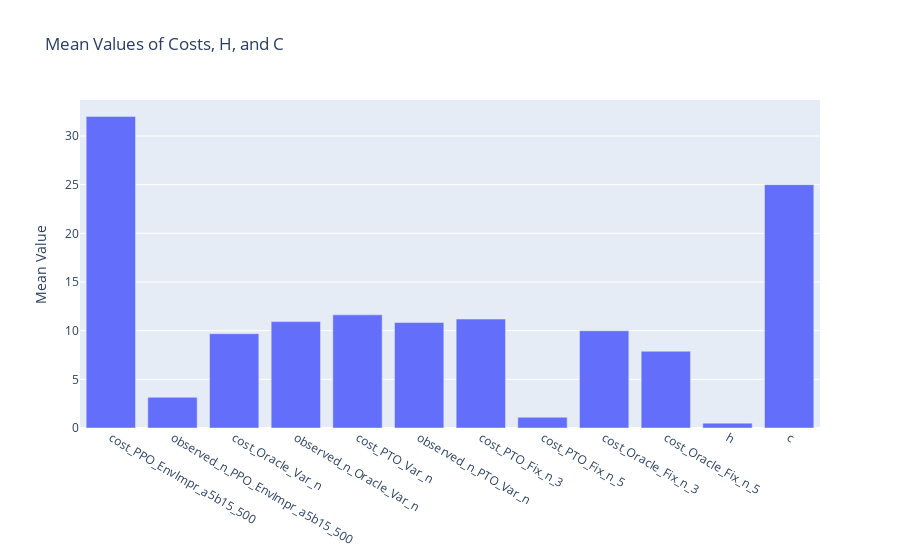
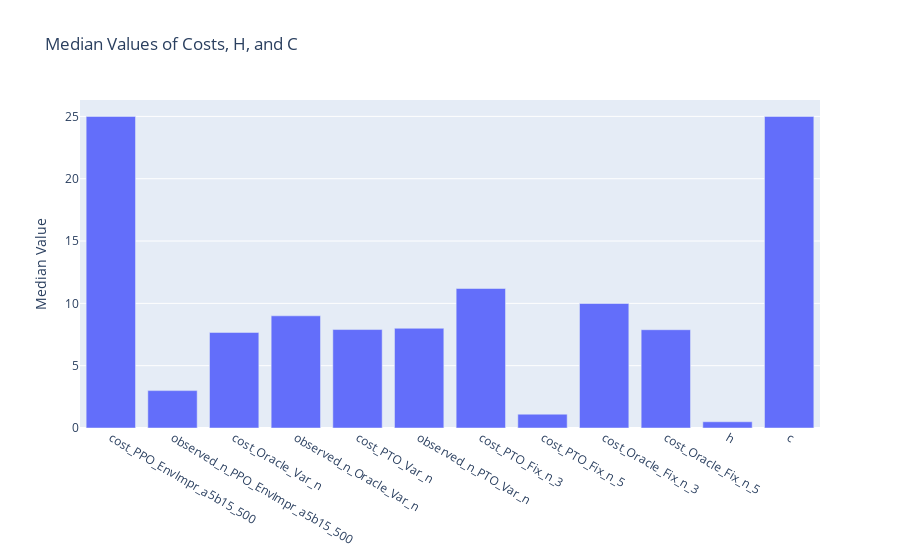

The notebook cell these images were saved under, in order:
### Markdown cell above
## Visualize Results

### Code cell
import plotly.graph_objects as go

# columns_to_visualize = [x for x in test_df.columns if 'cost' in x or 'observe' in x]

# Calculate means
means = test_df[columns_to_visualize + ['h', 'c']].mean()

# Plot
fig = go.Figure(data=[go.Bar(x=means.index, y=means.values)])
fig.update_layout(title="Mean Values of Costs, H, and C", yaxis_title="Mean Value")
fig.show()

# Calculate medians
medians = test_df[columns_to_visualize + ['h', 'c']].median()

# Plot
fig = go.Figure(data=[go.Bar(x=medians.index, y=medians.values)])
fig.update_layout(title="Median Values of Costs, H, and C", yaxis_title="Median Value")
fig.show()

# Create a dataframe with two rows: one for means and one for medians
summary_df = pd.DataFrame({'Mean': means, 'Median': medians}).T
summary_df.head()

### Figure 1 — Plotly figure (JSON) as saved in the notebook; plotly's stock layout.template omitted (floating-point values rounded to 4 significant figures)
{"data": [{"type": "bar", "x": ["cost_PPO_EnvImpr_a5b15_500", "observed_n_PPO_EnvImpr_a5b15_500", "cost_Oracle_Var_n", "observed_n_Oracle_Var_n", "cost_PTO_Var_n", "observed_n_PTO_Var_n", "cost_PTO_Fix_n_3", "cost_PTO_Fix_n_5", "cost_Oracle_Fix_n_3", "cost_Oracle_Fix_n_5", "h", "c"], "y": [32.01, 3.152, 9.693, 10.93, 11.62, 10.83, 11.19, 1.107, 9.988, 7.884, 0.5, 25.0]}], "layout": {"title": {"text": "Mean Values of Costs, H, and C"}, "yaxis": {"title": {"text": "Mean Value"}}}}

### Figure 2 — Plotly figure (JSON) as saved in the notebook; plotly's stock layout.template omitted (floating-point values rounded to 4 significant figures)
{"data": [{"type": "bar", "x": ["cost_PPO_EnvImpr_a5b15_500", "observed_n_PPO_EnvImpr_a5b15_500", "cost_Oracle_Var_n", "observed_n_Oracle_Var_n", "cost_PTO_Var_n", "observed_n_PTO_Var_n", "cost_PTO_Fix_n_3", "cost_PTO_Fix_n_5", "cost_Oracle_Fix_n_3", "cost_Oracle_Fix_n_5", "h", "c"], "y": [25.0, 3.0, 7.667, 9.0, 7.898, 8.0, 11.19, 1.107, 9.988, 7.884, 0.5, 25.0]}], "layout": {"title": {"text": "Median Values of Costs, H, and C"}, "yaxis": {"title": {"text": "Median Value"}}}}
